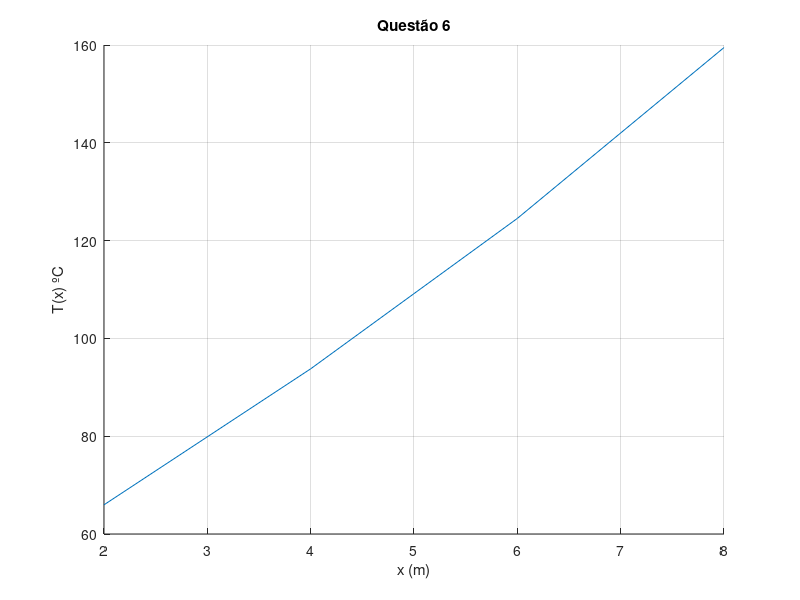

Here is the MATLAB script that generated this plot:
b = [-40.8;-0.8;-0.8;-200.8]
% T4-2.04*T2+T0
% T6-2.04*T4+T2
% T8-2.04*T6+T4
% T10-2.04*T8+T6
A = [ -2.04       1       0      0;
          1   -2.04       1      0;
          0       1   -2.04      1;
          0       0       1  -2.04]
y = A\b;
x = [2,4,6,8];
figure
hold on;
title('Questão 6')
ylabel('T(x) ºC')
xlabel('x (m)')
plot(x,y)
grid;